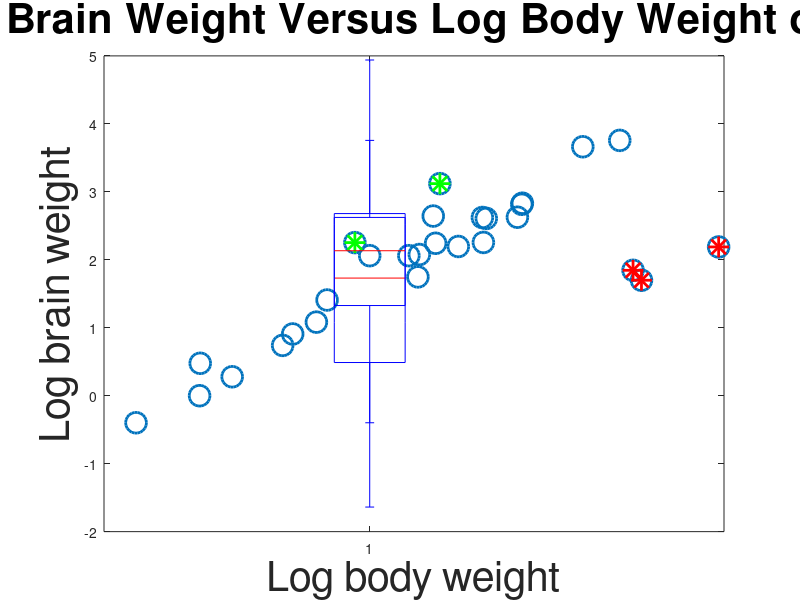

Reproduce this figure in MATLAB. (Note: this script raises an error after producing the figure.)
%Log brain and log body weight of 28 species
load("brainbodyweightdata.mat")
%Outliers
figure
plot(bc(:,1),bc(:,2),'o','LineWidth',2,'MarkerSize',15)
hold on 
plot(bc([6,16,25],1),bc([6,16,25],2),'*r','LineWidth',2,'MarkerSize',15)
plot(bc([14,17],1),bc([14,17],2),'*g','LineWidth',2,'MarkerSize',15)
xlabel('Log body weight','FontSize', 30)
ylabel('Log brain weight','FontSize', 30)
title('Plot of Log Brain Weight Versus Log Body Weight of 28 species','FontSize', 30)

%Univariate analysis
boxplot(bc(:,1)) %no outliers in the 1st variable
boxplot(bc(:,2)) %no outliers in the 2nd variable

%Regression line (least square)
mdl = fitlm(bc(:,1),bc(:,2),'intercept',true);

%Regression line without the outliers
cleandata=bc([1:5,7:13,15,18:24,26:28],:);
mdl2 = fitlm(cleandata(:,1),cleandata(:,2),'intercept',true);

%Both regressions in one graph 
figure
hold on
plot(cleandata(:,1),cleandata(:,2),'ob','LineWidth',2,'MarkerSize',15)
xlabel('Log body weight','FontSize', 30)
ylabel('Log brain weight','FontSize', 30)
title('Plot of Log Brain Weight Versus Log Body Weight of 28 species','FontSize', 30)
plot(bc(:,1),mdl.Fitted,'.-r','LineWidth',2)
plot(cleandata(:,1),mdl2.Fitted,'-b','LineWidth',2)
plot(bc([6,16,25],1),bc([6,16,25],2),'*r','LineWidth',2,'MarkerSize',15)
plot(bc([14,17],1),bc([14,17],2),'*g','LineWidth',2,'MarkerSize',15)
lgd=legend('clean data','regression line of all obs','regression line of clean data','outliers','outliers');
lgd.FontSize = 30;


